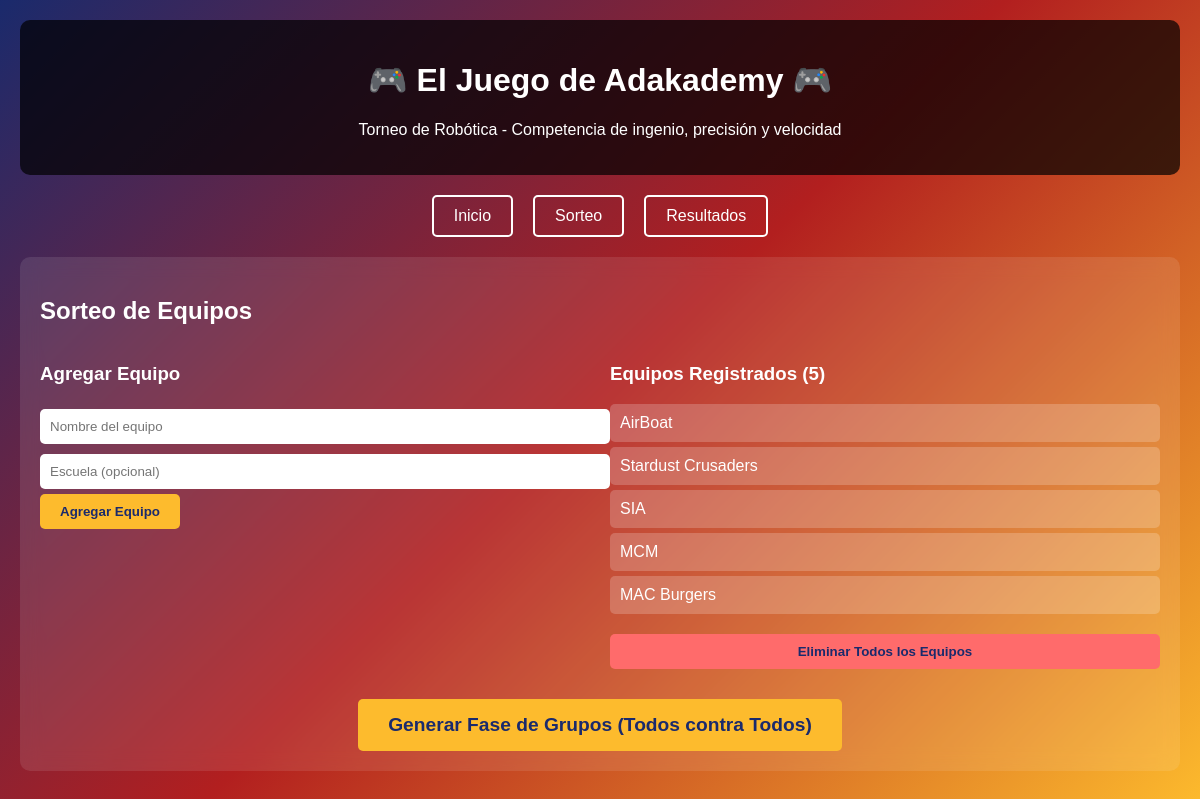
The page /sorteo/ on the database its author committed.
### torneoapp/models.py (models this page shows, shortened)
class Equipo(models.Model):
    nombre = models.CharField(max_length=100)
    escuela = models.CharField(max_length=100, blank=True)
    puntos = models.IntegerField(default=0)
    creado_en = models.DateTimeField(auto_now_add=True)

### torneoapp/views.py (the view, shortened to what this page needs)
# urls.py: path('sorteo/', views.sorteo, name='sorteo'),
def sorteo(request):
    equipos = Equipo.objects.all()
    context = {
        'equipos': equipos,
    }
    return render(request, 'sorteo.html', context)

### templates/sorteo.html (shortened to what this page needs)
{% extends 'base.html' %}
{% block content %}
<div class="card">
    <h2>Sorteo de Equipos</h2>
    <div style="display: grid; grid-template-columns: 1fr 1fr; gap: 20px;">
        <div>
            <h3>Agregar Equipo</h3>
            <form method="post">
                <input type="text" name="nombre" placeholder="Nombre del equipo" required style="width: 100%; padding: 10px; margin: 5px 0; border-radius: 5px; border: none;">
                <input type="text" name="escuela" placeholder="Escuela (opcional)" style="width: 100%; padding: 10px; margin: 5px 0; border-radius: 5px; border: none;">
                <button type="submit" name="agregar_equipo">Agregar Equipo</button>
            </form>
        </div>
        <div>
            <h3>Equipos Registrados ({{ equipos.count }})</h3>
            <ul style="list-style: none; padding: 0;">
                {% for equipo in equipos %}
                <li style="background: rgba(255,255,255,0.2); padding: 10px; margin: 5px 0; border-radius: 5px;">
                    {{ equipo.nombre }}{% if equipo.escuela %} - {{ equipo.escuela }}{% endif %}
                </li>
                {% empty %}
                <li style="background: rgba(255,255,255,0.1); padding: 10px; margin: 5px 0; border-radius: 5px; text-align: center;">
                    No hay equipos registrados
                </li>
                {% endfor %}
            </ul>
            {% if equipos.count > 0 %}
            <form method="post" style="margin-top: 20px;">
                <button type="submit" name="eliminar_todos" style="background: #ff6b6b; width: 100%;">
                    Eliminar Todos los Equipos
                </button>
            </form>
            {% endif %}
        </div>
    </div>
   {% if equipos.count == 5 %}
<div style="text-align: center; margin-top: 30px;">
    <form method="post">
        <button type="submit" name="realizar_sorteo" style="font-size: 1.2em; padding: 15px 30px;">
            Generar Fase de Grupos (Todos contra Todos)
        </button>
    </form>
</div>
{% else %}
<div class="card" style="text-align: center; background: rgba(255,0,0,0.3);">
    <p>Se necesitan exactamente 5 equipos para el torneo (actualmente: {{ equipos.count }})</p>
</div>
{% endif %}
</div>
{% endblock %}

### templates/base.html (style rules this page uses)
body { font-family: 'Arial', sans-serif; margin: 0; padding: 0; background: linear-gradient(135deg, #1a2a6c, #b21f1f, #fdbb2d); color: white; min-height: 100vh; }
.card { background: rgba(255,255,255,0.1); border-radius: 10px; padding: 20px; margin: 20px 0; backdrop-filter: blur(10px); }
button { background: #fdbb2d; color: #1a2a6c; border: none; padding: 10px 20px; border-radius: 5px; cursor: pointer; font-weight: bold; transition: all 0.3s; }

### rows shown on the page
Equipo: nombre "AirBoat"
Equipo: nombre "Stardust Crusaders"
Equipo: nombre "SIA"
Equipo: nombre "MCM"
Equipo: nombre "MAC Burgers"

### other values the page prints
{{ equipos.count }} "5"
